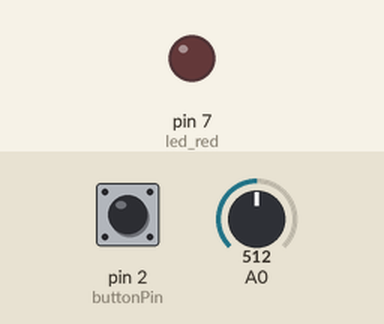
This sketch was run on a simulated Arduino Uno, built with avr-gcc and run on an emulated ATmega328P. On the bench: output pins drawn as LEDs (lit = HIGH). Dashed ring = blinking. The inputs (shaded band) are chosen by the test bench; at power-on: A0 = 512, pin 2 (buttonPin) LOW.

Above: at 2.3 s.
2.4 s: A0 set to 314
4.7 s: A0 set to 285
At 7.3 s:
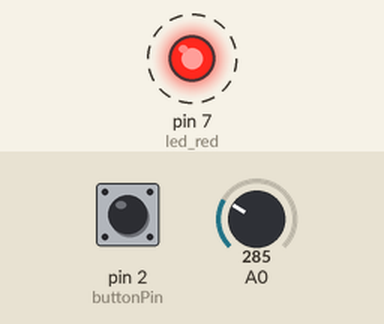
9.7 s: A0 set to 306
At 10.8 s:
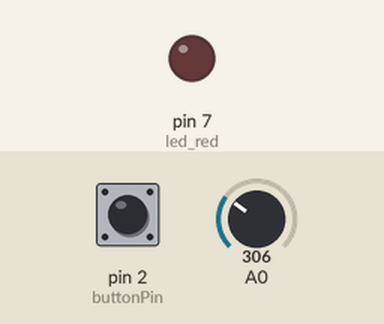
12.0 s: pin 2 (buttonPin) pulled HIGH for 1.8 s
At 14.7 s:
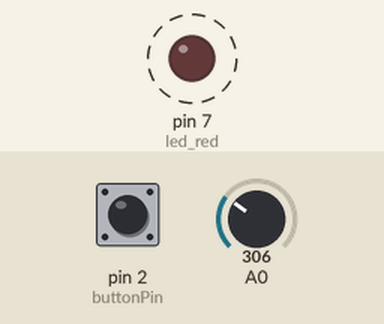
15.5 s: pin 2 (buttonPin) pulled HIGH for 3.2 s
At 16.9 s:
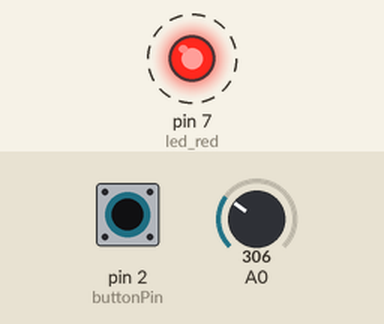
Timing chart, 0 to 20.0 s (numbered marks = the images above; inputs shaded):
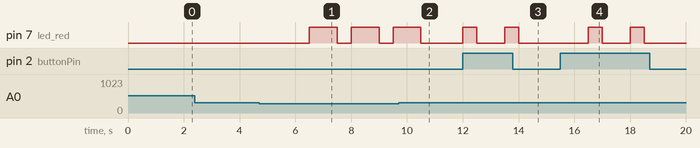

The sketch:

Code.ino
```cpp
int led_red = 7;
int buttonState = 0;
int buttonPin = 2;
void setup()
{
  Serial.begin(9600);
  pinMode(led_red, OUTPUT);
  pinMode(buttonPin, INPUT);
}

void loop()
{
  buttonState = digitalRead(buttonPin);
  if (buttonState == HIGH)
  {
    digitalWrite(led_red, HIGH);
  }
  else
  digitalWrite(led_red, LOW);
  int c = analogRead(A0);
  delay(500);
  if (c <300) {
  digitalWrite(led_red, HIGH);
  delay(1000);
  }
  else{
  digitalWrite(led_red, LOW);
  delay(1000);
}
}
```

Measured:
- the behaviour switches between 300 and 299 on A0 (found by bisection; images 0 and 1)
- after the input at 2.4 s, every drawn part: stays the same
- after the input at 4.7 s, pin 7 (led_red): alternates HIGH for 1.0 s and LOW for 0.50 s, starting after 1.8 s
- after the input at 9.7 s, pin 7 (led_red): goes on until 10.5 s, then stays LOW
- after the input at 12.0 s, pin 7 (led_red): alternates HIGH for 0.50 s and LOW for 1.0 s, starting at once
- after the input at 15.5 s, pin 7 (led_red): alternates HIGH for 0.50 s and LOW for 1.0 s, 4 changes in all, then stays LOW, starting after 1.0 s
